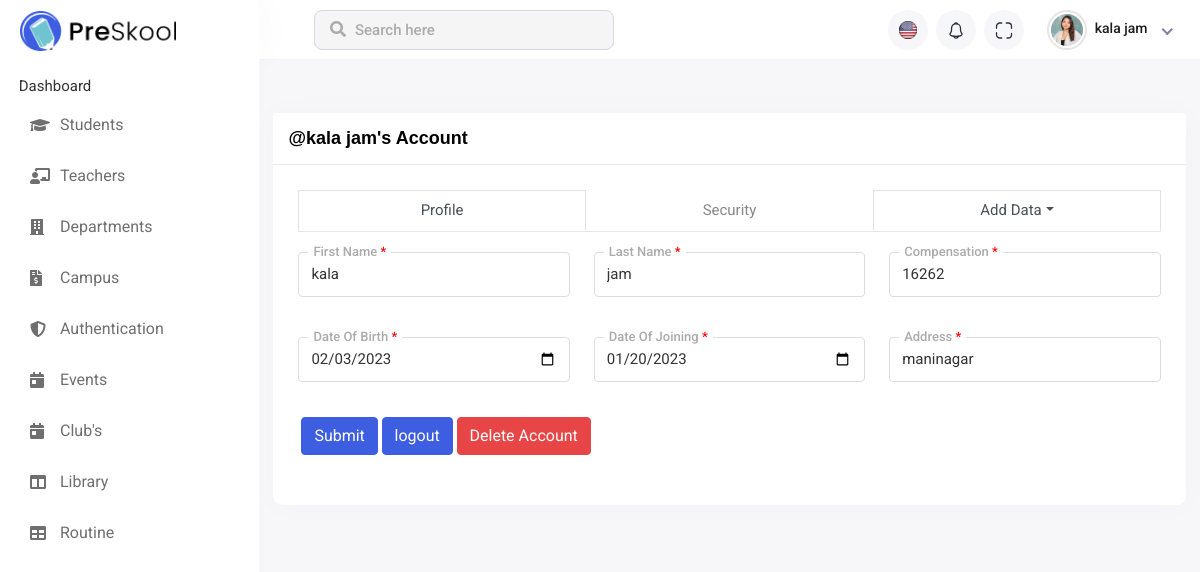
Page /profile_page_teacher/ on the committed database.
### institute_App/models.py (models this page shows, shortened)
class Common(models.Model):
    Master=models.ForeignKey(Master, on_delete=models.CASCADE)
    Name=models.CharField(max_length=50)
    DateOfBirth=models.DateField(default='2022-11-21')
    DateOfJoining=models.DateField(default='2022-11-21')
    Address=models.CharField(max_length=100)
    class Meta:
        db_table="common"

class Teacher(models.Model):
    Common=models.ForeignKey(Common, on_delete=models.CASCADE)
    Compensation=models.CharField(max_length=10)
    class Meta:
        db_table="teacher"

### institute_App/views.py (the view)
# urls.py: path('profile_page_teacher/',profile_page_teacher,name='profile_page_teacher'),
def profile_page_teacher(request):
    return render (request,'profile_page_teacher.html',data)

### institute_App/templates/profile_page_teacher.html (shortened to what this page needs)
{% extends 'base.html' %}
{% load static %}
{% block main_content %}
<div class="header">
    <div class="header-left">
        <a href="{% static 'index-2.html' %}" class="logo">
            <img src="{% static 'assets/img/logo.png' %}" alt="Logo">
        </a>
    </div>
    <div class="top-nav-search">
        <form>
            <input type="text" class="form-control" placeholder="Search here">
            <button class="btn" type="submit"><i class="fas fa-search"></i></button>
        </form>
    </div>
    <ul class="nav user-menu">
        <li class="nav-item dropdown noti-dropdown language-drop me-2">
            <a href="#" class="dropdown-toggle nav-link header-nav-list" data-bs-toggle="dropdown">
                <img src="{% static 'assets/img/icons/header-icon-01.svg' %}" alt="">
            </a>
        </li>
        <li class="nav-item dropdown noti-dropdown me-2">
            <a href="#" class="dropdown-toggle nav-link header-nav-list" data-bs-toggle="dropdown">
                <img src="{% static 'assets/img/icons/header-icon-05.svg' %}" alt="">
            </a>
        </li>
        <li class="nav-item zoom-screen me-2">
            <a href="#" class="nav-link header-nav-list win-maximize">
                <img src="{% static 'assets/img/icons/header-icon-04.svg' %}" alt="">
            </a>
        </li>
        <li class="nav-item dropdown has-arrow new-user-menus">
            <a href="#" class="dropdown-toggle nav-link" data-bs-toggle="dropdown">
                <span class="user-img">
                    <img class="rounded-circle" src="{% static 'assets/img/profiles/avatar-01.jpg' %}" width="31"
                        alt="Ryan Taylor">
                    <div class="user-text">
                        <h6>{{user_data.first_name}} {{user_data.last_name}}</h6>
                    </div>
                </span>
            </a>
        </li>
    </ul>
</div><br><br>
<div class="sidebar" id="sidebar">
    <div class="sidebar-inner slimscroll">
        <div id="sidebar-menu" class="sidebar-menu">
            <ul>
                <li class="submenu" >
                    <span> Dashboard </span>
                    </li>
                <li class="submenu">
                    <a href="#"><i class="fas fa-graduation-cap"></i> <span> Students</span> </a>
                </li>
                <li class="submenu">
                    <a href="#"><i class="fas fa-chalkboard-teacher"></i> <span> Teachers</span> </a>
                </li>
                <li class="submenu">
                    <a href="#"><i class="fas fa-building"></i> <span> Departments</span> </a>
                </li>
                <li class="submenu">
                    <a href="#"><i class="fas fa-file-invoice-dollar"></i> <span> Campus</span> </a>
                </li>
                <li class="submenu">
                    <a href="#"><i class="fas fa-shield-alt"></i> <span>Authentication </span> </a>
                </li>
                <li>
                    <a href="{% url 'event_page' %}"><i class="fas fa-calendar-day"></i> <span>Events</span></a>
                </li>
                <li>
                    <a href="{% url 'club_page' %}"><i class="fas fa-calendar-day"></i> <span>Club's</span></a>
                </li>
                <li class="submenu">
                    <a href="#"><i class="fas fa-columns"></i> <span> Library </span> </a>
                </li>
                <li class="submenu">
                    <a href="#"><i class="fas fa-table"></i> <span> Routine </span> </a>
                </li>
            </ul>
        </div>
    </div>
</div>
<div class="page-wrapper mt-0">
    <div class="content container-fluid">
        <div class="row">
            <div class="col-sm-12">
                <div class="card bg-white">
                    <div class="card-header">
                        <h5 class="card-title">@{{user_data.first_name}} {{user_data.last_name}}'s Account</h5>
                    </div>
                    <div class="card-body">
                        <ul class="nav nav-tabs nav-justified">
                            <li class="nav-item"><a class="nav-link active" href="#basic-justified-tab1"
                                    data-bs-toggle="tab">Profile</a></li>
                            <li class="nav-item "><a class="nav-link" href="#basic-justified-tab2"
                                    data-bs-toggle="tab">Security</a></li>
                            <li class="nav-item dropdown">
                                <a href="#" class="dropdown-toggle nav-link active" data-bs-toggle="dropdown"
                                    aria-expanded="false">Add Data</a>
                            </li>
                        </ul>
                        <div class="tab-content">
                            <div class="tab-pane active" id="basic-justified-tab1">
                                <form action="{% url 'profile_update_teacher' %}" method="post">
                                    <div class="row">
                                        <div class="col-12 col-sm-4">
                                            <div class="form-group local-forms">
                                                <label>First Name <span class="login-danger">*</span></label>
                                                <input type="text" name='first_name' class="form-control"
                                                    placeholder="First Name" value="{{user_data.first_name}}" required>
                                            </div>
                                        </div>
                                        <div class="col-12 col-sm-4">
                                            <div class="form-group local-forms">
                                                <label>Last Name <span class="login-danger">*</span></label>
                                                <input type="text" name="last_name" class="form-control"
                                                    placeholder="Last Name" value="{{user_data.last_name}}" required>
                                            </div>
                                        </div>
                                        <div class="col-12 col-sm-4">
                                            <div class="form-group local-forms">
                                                <label>Compensation <span class="login-danger">*</span></label>
                                                <input type="text" class="form-control" name="compensation"
                                                    placeholder="compensation" value="{{teacher_data.compensation}}"
                                                    required>
                                            </div>
                                        </div>
                                        <div class="col-12 col-sm-4">
                                            <div class="form-group local-forms">
                                                <label>Date Of Birth <span class="login-danger">*</span></label>
                                                <input class="form-control " name='dateofbirth' type="date"
                                                    value="{{user_data.DateOfBirth}}" placeholder="YYYY-MM-DD" required>
                                            </div>
                                        </div>
                                        <div class="col-12 col-sm-4">
                                            <div class="form-group local-forms">
                                                <label>Date Of Joining <span class="login-danger">*</span></label>
                                                <input type="date" class="form-control" name='dateofjoining'
                                                    value="{{user_data.DateOfJoining}}" placeholder="YYYY-MM-DD"
                                                    required>
                                            </div>
                                        </div>
                                        <div class="col-12 col-sm-4">
                                            <div class="form-group local-forms">
                                                <label>Address <span class="login-danger">*</span></label>
                                                <input type="text" class="form-control" name="address"
                                                    placeholder="Address" value="{{user_data.Address}}" required>
                                            </div>
                                        </div>
                                        <div class="card-body">
                                            <div class="popover-list">
                                                <button type="submit" class="btn btn-primary" data-bs-toggle="tooltip"
                                                    data-bs-html="true" title="">
                                                    Submit
                                                </button>
                                                <a href="{% url 'logout' %}">
                                                    <button type="button" class="btn btn-primary"
                                                        data-bs-toggle="tooltip" data-bs-trigger="click"
                                                        data-bs-html="true" data-bs-placement="bottom" title=""
                                                        aria-describedby="tooltip98582">
                                                        logout
                                                    </button></a>
                                                    <a href="{% url 'delete_account_function' %}">
                                                        <button type="button" class="btn btn-danger"
                                                            data-bs-toggle="tooltip"
                                                            data-bs-trigger="click" data-bs-html="true"
                                                            data-bs-placement="bottom" title=""
                                                            aria-describedby="tooltip98582">
                                                            Delete Account
                                                        </button></a>
                                            </div>
                                        </div>
                                    </div>
                                </form>
                            </div>
                        </div>
                    </div>
                </div>
            </div>
        </div>
    </div>
</div>
{% endblock %}

### institute_App/templates/profile_page_teacher.html (style rules this page uses)
.popover-list { margin-top: -30px; margin-left: -10px; }
.page-wrapper { min-height: 406px !important; }
.card-body { background: white; border-radius: 10px; }
.page-wrapper>.content { padding: 0.475rem 0.900rem; }

### rows in the picture
Common: first_name "kala", last_name "jam", dateofbirth "02/03/2023", dateofjoining "01/20/2023", address "maninagar"
Teacher: compensation "16262"
